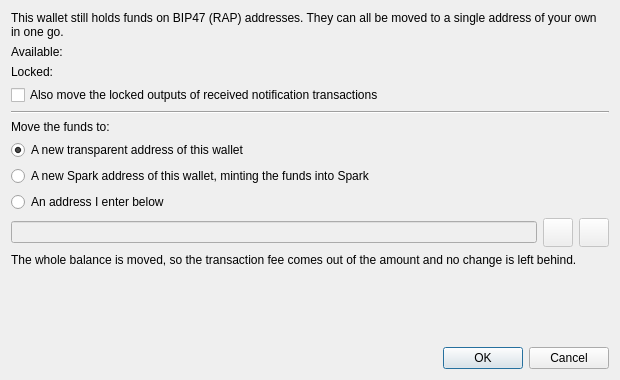
<?xml version="1.0" encoding="UTF-8"?>
<ui version="4.0">
 <class>Bip47SweepDialog</class>
 <widget class="QDialog" name="Bip47SweepDialog">
  <property name="geometry">
   <rect>
    <x>0</x>
    <y>0</y>
    <width>620</width>
    <height>380</height>
   </rect>
  </property>
  <property name="windowTitle">
   <string>Move funds off RAP addresses</string>
  </property>
  <layout class="QVBoxLayout" name="verticalLayout">
   <item>
    <widget class="QLabel" name="introLabel">
     <property name="text">
      <string>This wallet still holds funds on BIP47 (RAP) addresses. They can all be moved to a single address of your own in one go.</string>
     </property>
     <property name="wordWrap">
      <bool>true</bool>
     </property>
    </widget>
   </item>
   <item>
    <layout class="QFormLayout" name="balanceLayout">
     <item row="0" column="0">
      <widget class="QLabel" name="availableTextLabel">
       <property name="text">
        <string>Available:</string>
       </property>
      </widget>
     </item>
     <item row="0" column="1">
      <widget class="QLabel" name="availableLabel">
       <property name="text">
        <string/>
       </property>
      </widget>
     </item>
     <item row="1" column="0">
      <widget class="QLabel" name="lockedTextLabel">
       <property name="text">
        <string>Locked:</string>
       </property>
      </widget>
     </item>
     <item row="1" column="1">
      <widget class="QLabel" name="lockedLabel">
       <property name="text">
        <string/>
       </property>
      </widget>
     </item>
    </layout>
   </item>
   <item>
    <widget class="QCheckBox" name="includeLocked">
     <property name="text">
      <string>Also move the locked outputs of received notification transactions</string>
     </property>
    </widget>
   </item>
   <item>
    <widget class="Line" name="separator">
     <property name="orientation">
      <enum>Qt::Horizontal</enum>
     </property>
    </widget>
   </item>
   <item>
    <widget class="QLabel" name="destinationLabel">
     <property name="text">
      <string>Move the funds to:</string>
     </property>
    </widget>
   </item>
   <item>
    <widget class="QRadioButton" name="newTransparent">
     <property name="text">
      <string>A new transparent address of this wallet</string>
     </property>
     <property name="checked">
      <bool>true</bool>
     </property>
    </widget>
   </item>
   <item>
    <widget class="QRadioButton" name="newSpark">
     <property name="text">
      <string>A new Spark address of this wallet, minting the funds into Spark</string>
     </property>
    </widget>
   </item>
   <item>
    <widget class="QRadioButton" name="existing">
     <property name="text">
      <string>An address I enter below</string>
     </property>
    </widget>
   </item>
   <item>
    <layout class="QHBoxLayout" name="addressLayout">
     <item>
      <widget class="QValidatedLineEdit" name="address">
       <property name="enabled">
        <bool>false</bool>
       </property>
       <property name="toolTip">
        <string>A transparent Firo address or a Spark address</string>
       </property>
      </widget>
     </item>
     <item>
      <widget class="QToolButton" name="pasteButton">
       <property name="enabled">
        <bool>false</bool>
       </property>
       <property name="toolTip">
        <string>Paste address from clipboard</string>
       </property>
       <property name="text">
        <string/>
       </property>
       <property name="iconSize">
        <size>
         <width>22</width>
         <height>22</height>
        </size>
       </property>
      </widget>
     </item>
     <item>
      <widget class="QToolButton" name="addressBookButton">
       <property name="enabled">
        <bool>false</bool>
       </property>
       <property name="toolTip">
        <string>Choose a previously used address</string>
       </property>
       <property name="text">
        <string/>
       </property>
       <property name="iconSize">
        <size>
         <width>22</width>
         <height>22</height>
        </size>
       </property>
      </widget>
     </item>
    </layout>
   </item>
   <item>
    <widget class="QLabel" name="noteLabel">
     <property name="text">
      <string>The whole balance is moved, so the transaction fee comes out of the amount and no change is left behind.</string>
     </property>
     <property name="wordWrap">
      <bool>true</bool>
     </property>
    </widget>
   </item>
   <item>
    <spacer name="verticalSpacer">
     <property name="orientation">
      <enum>Qt::Vertical</enum>
     </property>
     <property name="sizeHint" stdset="0">
      <size>
       <width>20</width>
       <height>20</height>
      </size>
     </property>
    </spacer>
   </item>
   <item>
    <widget class="QDialogButtonBox" name="buttonBox">
     <property name="orientation">
      <enum>Qt::Horizontal</enum>
     </property>
     <property name="standardButtons">
      <set>QDialogButtonBox::Cancel|QDialogButtonBox::Ok</set>
     </property>
    </widget>
   </item>
  </layout>
 </widget>
 <customwidgets>
  <customwidget>
   <class>QValidatedLineEdit</class>
   <extends>QLineEdit</extends>
   <header>qvalidatedlineedit.h</header>
  </customwidget>
 </customwidgets>
 <resources/>
 <connections/>
</ui>
